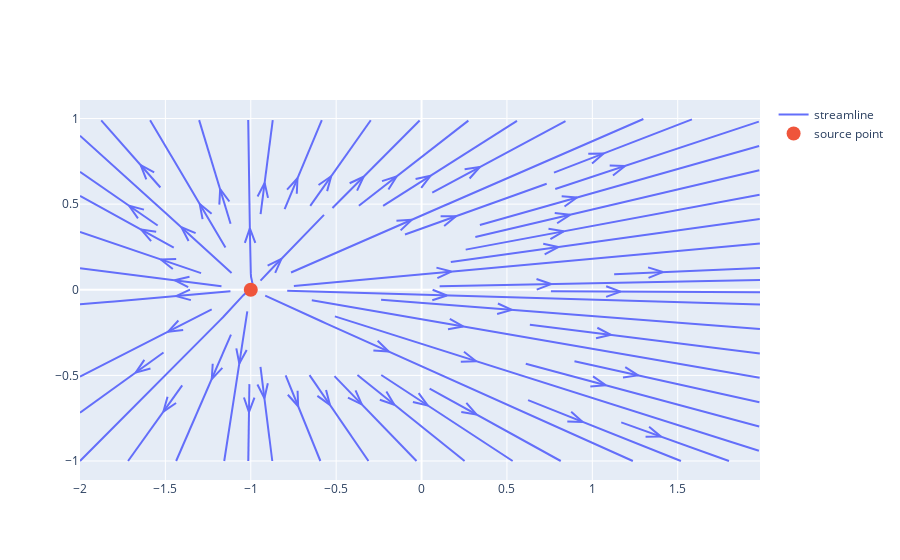

Notebook cell for this chart:
### Code cell
N = 50
x_start, x_end = -2.0, 2.0
y_start, y_end = -1.0, 1.0
x = np.linspace(x_start, x_end, N)
y = np.linspace(y_start, y_end, N)
X, Y = np.meshgrid(x, y)
source_strength = 5.0
x_source, y_source = -1.0, 0.0

# Compute the velocity field on the mesh grid
u = (source_strength/(2*np.pi) *
     (X - x_source)/((X - x_source)**2 + (Y - y_source)**2))
v = (source_strength/(2*np.pi) *
     (Y - y_source)/((X - x_source)**2 + (Y - y_source)**2))

# Create streamline figure
fig = ff.create_streamline(x, y, u, v,
                           name='streamline')

# Add source point
fig.add_trace(go.Scatter(x=[x_source], y=[y_source],
                          mode='markers',
                          marker_size=14,
                          name='source point'))

fig.show()

### Figure 1 — Plotly figure (JSON) as saved in the notebook; plotly's stock layout.template omitted (floating-point values rounded to 4 significant figures; data arrays with more than 128 entries replaced by an {"elided": "..."} marker saying what was removed)
{"data": [{"mode": "lines", "name": "streamline", "type": "scatter", "x": {"elided": "2370 float values"}, "y": {"elided": "2370 float values"}}, {"marker": {"size": 14}, "mode": "markers", "name": "source point", "type": "scatter", "x": [-1], "y": [0]}], "layout": {"hovermode": "closest"}}
